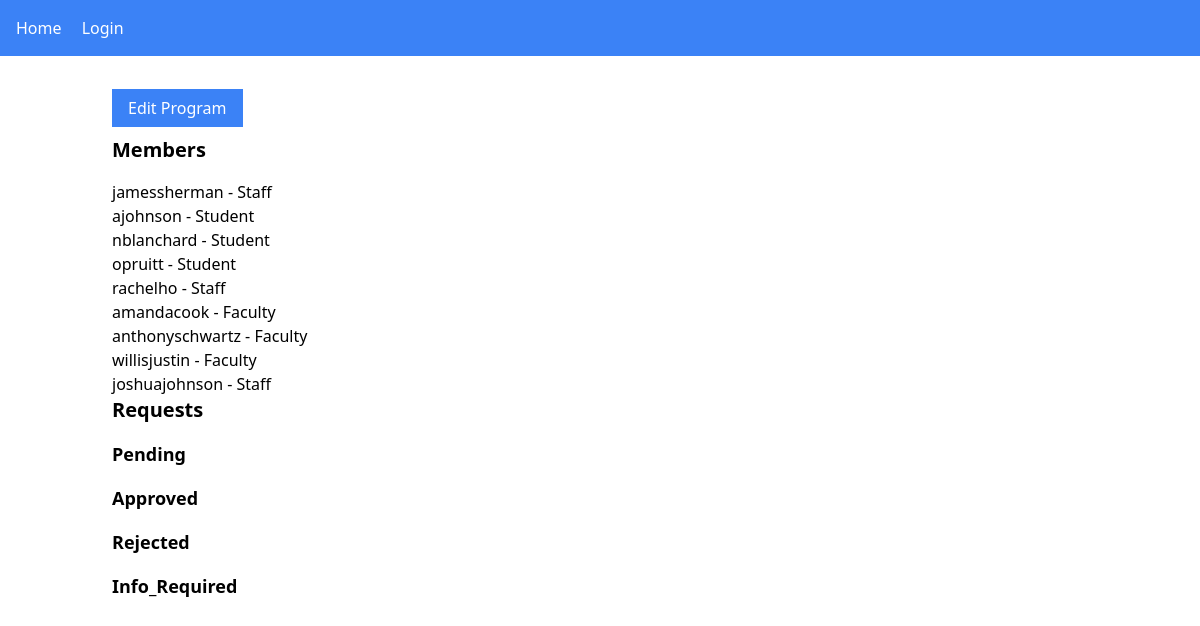
/programs/1/, run on the app's committed database.
### requests_app/models.py (models this page shows, shortened)
class Member(models.Model):
    user = models.ForeignKey(User, on_delete=models.CASCADE)
    program = models.ForeignKey(Program, on_delete=models.CASCADE)
    member_type = models.ForeignKey(MemberType, on_delete=models.CASCADE)
    class Meta:
        unique_together = ('user', 'program')

class MemberType(models.Model):
    type_name = models.CharField(max_length=255)

### requests_app/views.py (the view)
# urls.py: path('programs/<int:program_id>/', views.program_detail, name='program_detail'),
def program_detail(request, program_id):
    program = get_object_or_404(Program, pk=program_id)
    members = Member.objects.filter(program=program)
    context = {"program": program, "members": members}
    return render(request, "program_detail.html", context)

### requests_app/templatetags/requests_app_extras.py (called while the page is built)
@register.filter
def get_request_status_list(value):
    return ['pending', 'approved', 'rejected', 'info_required']

### requests_app/templates/program_detail.html (shortened to what this page needs)
{% extends 'base.html' %}
{% load requests_app_extras %}
{% block content %}
<div class="mb-4">
    <a href="{% url 'program_edit' pk=program.id %}" class="bg-blue-500 text-white px-4 py-2">Edit Program</a>
</div>
<h2 class="text-xl font-bold mb-4">Members</h2>
<ul>
    {% for member in members %}
        <li>{{ member.user }} - {{ member.member_type.type_name }}</li>
    {% empty %}
        <li>No members found.</li>
    {% endfor %}
</ul>
<h2 class="text-xl font-bold mb-4">Requests</h2>
{% for status in ''|get_request_status_list %}
<h3 class="text-lg font-bold mb-4">{{ status|title }}</h3>
{% endfor %}
{% endblock %}

### data on the page
Member: user "jamessherman", member_type.type_name "Staff"
Member: user "ajohnson", member_type.type_name "Student"
Member: user "nblanchard", member_type.type_name "Student"
Member: user "opruitt", member_type.type_name "Student"
Member: user "rachelho", member_type.type_name "Staff"
Member: user "amandacook", member_type.type_name "Faculty"
Member: user "anthonyschwartz", member_type.type_name "Faculty"
Member: user "willisjustin", member_type.type_name "Faculty"
Member: user "joshuajohnson", member_type.type_name "Staff"

### other printed values
{{ status|title }} "Pending" "Approved" "Rejected" "Info_Required"
